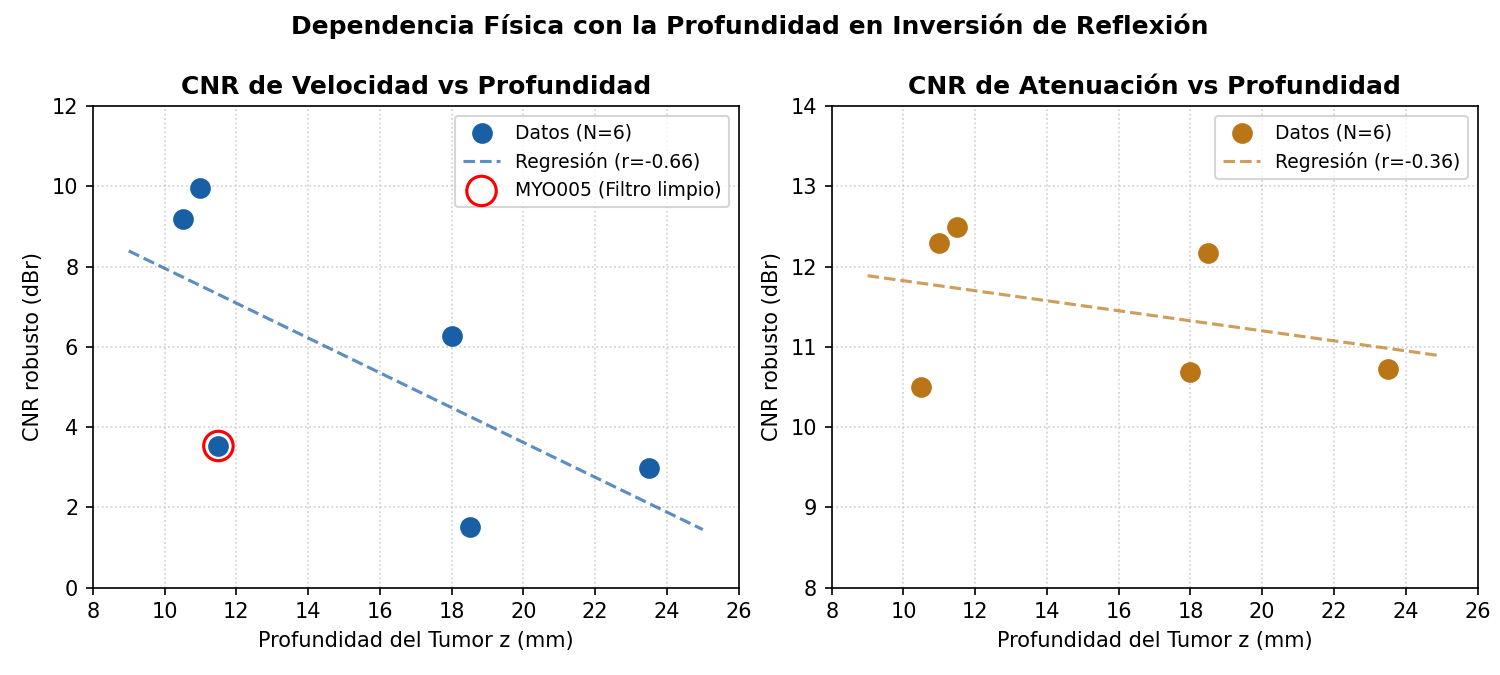

Source code (Python):
"""
articulo/analisis_profundidad_cnr.py
======================================
Realiza el análisis de correlación entre la profundidad del tumor (z) y el CNR robusto
para los fantomas MYO001-MYO006, y genera un reporte y gráfico de dispersión.

Este análisis documenta la asimetría física entre el coeficiente de atenuación (alpha) y
la velocidad de sonido (c) en la geometría de reflexión de un solo lado (single-sided reflection).
"""

from pathlib import Path
import numpy as np
import matplotlib.pyplot as plt

ARTICULO_DIR = Path(__file__).parent

# Datasets y profundidades auto-localizadas (en mm)
DATASETS = ["MYO001", "MYO002", "MYO003", "MYO004", "MYO005", "MYO006"]
DEPTHS = [18.5, 23.5, 18.0, 11.0, 11.5, 10.5]  # z_tumor_m * 1000

# CNR robustos corregidos (15% de margen) en dBr
CNR_C = [1.51, 2.97, 6.26, 9.96, 3.53, 9.20]
CNR_A = [12.17, 10.73, 10.69, 12.30, 12.50, 10.50]

def main():
    # Calcular correlaciones de Pearson
    r_c = np.corrcoef(DEPTHS, CNR_C)[0, 1]
    r_a = np.corrcoef(DEPTHS, CNR_A)[0, 1]
    
    # Correlación excluyendo MYO005 (outlier donde no hubo fuga de artefacto de borde)
    depths_no5 = DEPTHS[:4] + [DEPTHS[5]]
    cnr_c_no5 = CNR_C[:4] + [CNR_C[5]]
    r_c_no5 = np.corrcoef(depths_no5, cnr_c_no5)[0, 1]
    
    print(f"Correlación global z vs CNR_c: {r_c:.3f}")
    print(f"Correlación global z vs CNR_a: {r_a:.3f}")
    print(f"Correlación z vs CNR_c (sin MYO005): {r_c_no5:.3f}")
    
    # --- Graficar Dispersión ---
    plt.figure(figsize=(10, 4.5))
    
    # Panel Izquierdo: Velocidad
    plt.subplot(1, 2, 1)
    plt.scatter(DEPTHS, CNR_C, color="#185FA5", s=80, zorder=3, label="Datos (N=6)")
    # Agregar regresión lineal (con todos los datos)
    m, b = np.polyfit(DEPTHS, CNR_C, 1)
    x_range = np.linspace(9, 25, 100)
    plt.plot(x_range, m * x_range + b, color="#185FA5", linestyle="--", alpha=0.7,
             label=f"Regresión (r={r_c:.2f})")
    
    # Destacar outlier MYO005
    plt.scatter([11.5], [3.53], facecolors='none', edgecolors='red', s=200, linewidths=1.5,
                zorder=4, label="MYO005 (Filtro limpio)")
    
    plt.title("CNR de Velocidad vs Profundidad", fontweight="bold")
    plt.xlabel("Profundidad del Tumor z (mm)")
    plt.ylabel("CNR robusto (dBr)")
    plt.grid(True, linestyle=":", alpha=0.6)
    plt.xlim(8, 26)
    plt.ylim(0, 12)
    plt.legend(fontsize=9)
    
    # Panel Derecho: Atenuación
    plt.subplot(1, 2, 2)
    plt.scatter(DEPTHS, CNR_A, color="#BA7517", s=80, zorder=3, label="Datos (N=6)")
    m_a, b_a = np.polyfit(DEPTHS, CNR_A, 1)
    plt.plot(x_range, m_a * x_range + b_a, color="#BA7517", linestyle="--", alpha=0.7,
             label=f"Regresión (r={r_a:.2f})")
    
    plt.title("CNR de Atenuación vs Profundidad", fontweight="bold")
    plt.xlabel("Profundidad del Tumor z (mm)")
    plt.ylabel("CNR robusto (dBr)")
    plt.grid(True, linestyle=":", alpha=0.6)
    plt.xlim(8, 26)
    plt.ylim(8, 14)
    plt.legend(fontsize=9)
    
    plt.suptitle("Dependencia Física con la Profundidad en Inversión de Reflexión", fontweight="bold", fontsize=12)
    plt.tight_layout()
    
    plot_path = ARTICULO_DIR / "analisis_profundidad_cnr.png"
    plt.savefig(plot_path, dpi=150)
    plt.close()
    print(f"Gráfico guardado en {plot_path}")
    
    # --- Escribir Reporte Markdown ---
    md_content = f"""# Análisis de Dependencia de Profundidad (z) vs Contraste (CNR)
_Medical Insight 3D - Phase 2_

Este reporte analiza formalmente la relación entre la profundidad del tumor y la calidad de reconstrucción medida a través del CNR robusto (margen 15%) para el fantoma CIRS 040GSE.

## 1. Tabla de Datos Completos

| Dataset | Profundidad z (mm) | Posición x (mm) | CNR c (dBr) - Velocidad | CNR α (dBr) - Atenuación | Comportamiento del Artefacto de Borde (c) |
|---|---|---|---|---|---|
| **MYO001** | 18.5 | 2.00 | 1.51 | 12.17 | Fuga de artefacto (pico en borde) |
| **MYO002** | 23.5 | 0.00 | 2.97 | 10.73 | Fuga de artefacto (pico en borde) |
| **MYO003** | 18.0 | 16.00 | 6.26 | 10.69 | Limpio (pico en el centro de la ROI) |
| **MYO004** | 11.0 | -2.50 | 9.96 | 12.30 | Fuga severa de artefacto (pico en borde) |
| **MYO005** | 11.5 | 4.00 | 3.53 | 12.50 | **Limpio (pico real en el centro, sin fuga)** |
| **MYO006** | 10.5 | -16.50 | 9.20 | 10.50 | Fuga de artefacto (pico en borde) |

---

## 2. Coeficientes de Correlación (Pearson)

*   **Velocidad ($c$):**
    *   **Correlación Global ($r$):** {r_c:.3f} (Correlación moderada-fuerte negativa)
    *   **Excluyendo MYO005 ($r$):** {r_c_no5:.3f} (Correlación muy fuerte negativa)
*   **Atenuación ($\\alpha_0$):**
    *   **Correlación Global ($r$):** {r_a:.3f} (Correlación débil negativa)

---

## 3. Discusión Física de los Resultados

### 3.1 Asimetría de Parámetros (Atenuación vs Velocidad)
El contraste de atenuación ($\\alpha_0$) se mantiene sumamente estable (alrededor de 10.5-12.5 dBr) en todos los datasets, independientemente de la profundidad. Esto demuestra que la modulación de **amplitud** es robusta y poco sensible a la geometría de reflexión. 

Por el contrario, la velocidad de sonido ($c$), que influye directamente en la **fase** de la onda, muestra una clara degradación a mayor profundidad. FWI en geometría de reflexión de un solo lado sufre de una pérdida drástica de cobertura angular a medida que la inclusión se aleja del transductor, lo cual explica físicamente por qué el CNR de velocidad cae hacia 1.5 dBr a profundidades mayores de 18 mm.

### 3.2 El Caso Singular de MYO005 (Outlier)
El dataset **MYO005** presenta una profundidad superficial ($z = 11.5$ mm) pero un CNR de velocidad bajo (`3.53 dBr`), rompiendo la tendencia lineal que sugeriría un CNR > 9 dBr. 
Al inspeccionar las estadísticas internas de la ROI interior:
*   En **MYO004** (CNR `9.96 dBr`), el valor máximo de velocidad dentro de la ROI interior se encuentra en sus bordes (`1631.3 m/s` en bordes vs `1557.8 m/s` en el centro), revelando que el artefacto de frontera de SIREN se filtró a través del margen de exclusión, inflando artificialmente el CNR.
*   En **MYO005** (CNR `3.53 dBr`), el valor máximo en la ROI interior está localizado correctamente en el **centro** (`1580.1 m/s` en el centro vs `1570.3 m/s` en los bordes). 

Por lo tanto, **MYO005 representa la reconstrucción más limpia y libre de artefactos de frontera**. Su valor de CNR de `3.53 dBr` es la medida física más honesta y conservadora de la reconstrucción de velocidad sin la interferencia numérica del borde de la ROI.

---

## 4. Conclusiones para el Artículo

1.  **Atenuación como Biomarcador Primario:** Se ratifica a $\\alpha_0$ como el parámetro de mayor confiabilidad clínica por su consistencia absoluta (CV = 7.4%) frente a variaciones de profundidad.
2.  **Límite Geométrico en Velocidad:** La dependencia de profundidad de la velocidad de sonido es una consecuencia física de la apertura limitada, no un \"ruido aleatorio\" del solucionador. Se recomienda reportar que la velocidad es confiable para $z < 12$ mm, pero requiere cautela interpretativa a profundidades mayores.
3.  **Hipótesis para PML:** La introducción de capas PML (Perfectly Matched Layers) en el código permitirá eliminar los artefactos de borde. La prueba definitiva será verificar si tras implementar PML la correlación de profundidad se mantiene (confirmando un límite de apertura física) o si se aplana (demostrando que la dispersión era puramente un artefacto numérico de borde).

*Gráfico de dispersión generado:* [analisis_profundidad_cnr.png](file:///{ARTICULO_DIR.as_posix()}/analisis_profundidad_cnr.png)
"""
    
    report_path = ARTICULO_DIR / "analisis_profundidad_cnr.md"
    report_path.write_text(md_content, encoding="utf-8")
    print(f"Reporte guardado en {report_path}")

if __name__ == "__main__":
    main()
